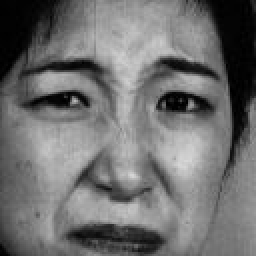
//> input picture trunk/LuoTest1/test1/Faces/a.jpg, 128 x 128 px (shown 2 times larger)
$ ./test1   (built with g++ and OpenCV 4)
//> lines starting //> are read from the running program, lines starting //| are printed output that depends on the picture
// test1.cpp : 定义控制台应用程序的入口点。
//

#include "stdafx.h"
#include "highgui.h"
#include "cv.h"
#include "math.h"
//#include "iostream.h"

//所有的以新风格命名的函数都在 cv 命名空间中
//如果希望不要每次都输入 cv:: ，则可使用下面语句
using namespace cv;

struct DataField
{
	int x;		//记录图像的某个像素的横坐标
	int y;		//记录图像的某个像素的纵坐标
	double value;	//记录图像某个像素转化为数据场后的势值
};

void BubbleSort(DataField *a,int n)
{
	int i,j,flag=1;
	DataField temp;

	for(i=1;i<n&&flag==1;i++)
	{
		flag=0;
		for(j=0;j<n-i;j++)
		{
			if(a[j].value<a[j+1].value)
			{
				flag=1;
				temp=a[j];
				a[j]=a[j+1];
				a[j+1]=temp;

			}
		}
	}
}

DataField Data(char* name)
{
//> called with name = "Faces/a.jpg"

    const char* imagename = name;

	IplImage * img =cvLoadImage(imagename,0);		//以单通道的格式读取图像
//> img is the input picture: 128 rows x 128 cols, CV_8UC1; min 0, max 215, mean 111.6
    IplImage * img2=0;

	int height,width,step,channels; //记录图像长、宽、行长度、信道信息的变量
	uchar *data1,*data2;	//记录图像数据的数组
	int i,j,l,m,p=0,q=0,x,y;	//用于遍历图像时，for循环的变量
	double sum=0,temp;		//建立数据场，运算势值的临时变量
	DataField result;		//用以保存一幅图像运算后，若干个局部极值点投影成一个点
	result.value=0;
	result.x=0;
	result.y=0;
	int sum_x=0,sum_y=0;

    if(!img)
    {
        fprintf(stderr, "Can not load image %s\n", imagename);
        return	result;
    }

	//获取图像数据
	height=img->height;
//> height = 128
	width=img->width;
//> width = 128
	step=img->widthStep;
//> step = 128
	channels=img->nChannels;
//> channels = 1
	data1=(uchar * )img->imageData;

	//用DataField类型的数组，存放图像中各个像素点，计算后的势值及其坐标
	DataField * gettemp=new DataField[height*width];
	DataField * local_max_point=new DataField[(height)*(width)];

	for(i=0;i<(height)*(width);i++)
	{
		gettemp[i].value=0;
	}

	//复制图像
	img2=cvCreateImage(cvGetSize(img),img->depth,img->nChannels);
	data2=(uchar *)img2->imageData;

// [10 lines of commented-out code are left out]
	for(y=3;y<height-3;y++)
	{
		for(x=3;x<width-3;x++)
		{
			for(l=y-3;l<y+3;l++)
			{
				for(m=x-3;m<x+3;m++)
				{
					temp=-(((l-y)*(l-y)+(m-x)*(m-x))/2);		//e的指数
					data2[y*step+x]+=(uchar)(255-(data1[l*step+m]))*exp(temp);
					//把计算的势值存放在gettemp数组中的value域中,
					/*
					test[q]+=(255-(data1[l*step+m]))*exp(temp);
					check[q].value=test[q];
					*/
					gettemp[q].value+=(255-(data1[l*step+m]))*exp(temp);
					gettemp[q].x=x;
					gettemp[q].y=y;
				}
			}
		q++;
		}
	}
//> this loop made 122 passes
//> q on passes 1 to 12: 122, 244, 366, 488, 610, 732, 854, 976, 1098, 1220, 1342, 1464
//> after the loop, temp = -4; q = 14884

	//假定势值大于800的点，为局部极大值
	for(i=0;i<(height-6)*(width-6);i++)
		if(gettemp[i].value>800)
		{
			local_max_point[p].value=gettemp[i].value;
			local_max_point[p].x=gettemp[i].x;
			local_max_point[p].y=gettemp[i].y;
			p++;
		}
//> after the loop, p = 11794

// [13 lines of commented-out code are left out]
	printf("\n%d\n%d\n",i,p);
//| 14884
//| 11794

	for(i=0;i<p;i++)
	{
		sum_x+=local_max_point[i].x*local_max_point[i].value;
		sum_y+=local_max_point[i].y*local_max_point[i].value;
		sum+=local_max_point[i].value;
	}
//> this loop made 11794 passes
//> (sum_x, sum_y, sum) on passes 1 to 3: (6255, 6255, 2085.2), (14585, 12502, 4167.7), (24988, 18744, 6248.5)
//> after the loop, sum_x = 970866593; sum_y = 919348589; sum = 15090784.5
	result.value=sum/p;
//> result.value = 1279.5
	result.x=sum_x/sum;
	result.y=sum_y/sum;

	printf("%f\t%d%d",result.value,result.x,result.y);
//| 1279.530651	6460
	printf("\n");

	//cvSaveImage("J_result/g.jpg",img2);

	namedWindow("image", CV_WINDOW_AUTOSIZE); //创建窗口
	//namedWindow("image2", CV_WINDOW_AUTOSIZE); //创建窗口
	imshow("image", img); //显示图像
//> (this line was passed over: imshow is not available in this run)
	imshow("image2", img2); //显示图像
//> (this line was passed over: imshow is not available in this run)


	delete gettemp;
	delete local_max_point;
//	cvDestroyWindow( "image" );//销毁窗口
    cvReleaseImage( &img ); //释放图像
	//cvDestroyWindow( "image2" );//销毁窗口
    cvReleaseImage( &img2 ); //释放图像

	return result;
}

void main()
{
	DataField temp[10];
	temp[0]=Data("Faces/a.jpg");
//> temp = 10 items
	temp[1]=Data("Faces/b.jpg");
//> call 2 of Data, with name = "Faces/b.jpg"
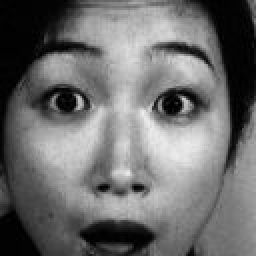
//> input picture trunk/LuoTest1/test1/Faces/b.jpg, 128 x 128 px (shown 2 times larger)
//> in Data, img is the input picture: 128 rows x 128 cols, CV_8UC1; min 0, max 239, mean 108.9
//> the loop in Data (call 2), `for(y=3;y<height-3;y++)` made 122 passes
//> after the loop in Data (call 2), `for(y=3;y<height-3;y++)`:
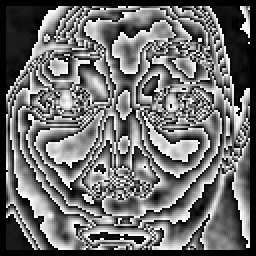
//> img2: 128 rows x 128 cols, CV_8UC1 (shown 2 times larger); min 0, max 255, mean 110.3
//> after the loop in Data (call 2), `for(y=3;y<height-3;y++)`: temp = -4; q = 14884
//> after the loop in Data (call 2), `for(i=0;i<(height-6)*(width-6);i++)`: p = 10540
//| 14884
//| 10540
//> the loop in Data (call 2), `for(i=0;i<p;i++)` made 10540 passes
//> (sum_x, sum_y, sum) on passes 1 to 3: (6252, 6252, 2084.2), (14597, 12511, 4170.6), (25036, 18774, 6258.4)
//| 1405.483582	5963
	temp[2]=Data("Faces/c.jpg");
//> call 3 of Data, with name = "Faces/c.jpg"
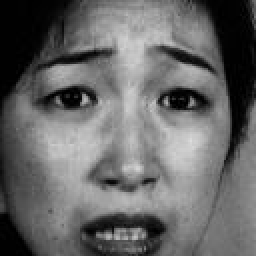
//> input picture trunk/LuoTest1/test1/Faces/c.jpg, 128 x 128 px (shown 2 times larger)
//> in Data, img is the input picture: 128 rows x 128 cols, CV_8UC1; min 0, max 221, mean 103.1
//| 14884
//| 11844
//| 1358.588437	6161
	temp[3]=Data("Faces/d.jpg");
//> call 4 of Data, with name = "Faces/d.jpg"
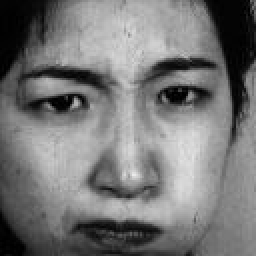
//> input picture trunk/LuoTest1/test1/Faces/d.jpg, 128 x 128 px (shown 2 times larger)
//> in Data, img is the input picture: 128 rows x 128 cols, CV_8UC1; min 0, max 235, mean 118.5
//| 14884
//| 9949
//| 1326.997001	6164
	temp[4]=Data("Faces/e.jpg");
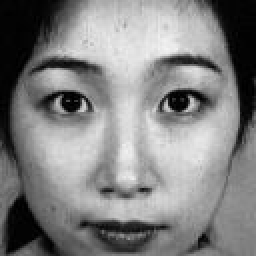
//> input picture trunk/LuoTest1/test1/Faces/e.jpg, 128 x 128 px (shown 2 times larger)
//> in Data, img is the input picture: 128 rows x 128 cols, CV_8UC1; min 0, max 244, mean 129.8
//| 14884
//| 8436
//| 1365.084975	5665
	temp[5]=Data("Faces/f.jpg");
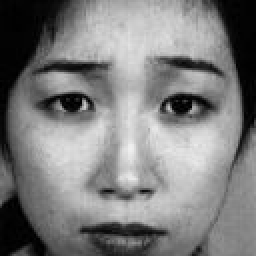
//> input picture trunk/LuoTest1/test1/Faces/f.jpg, 128 x 128 px (shown 2 times larger)
//> in Data, img is the input picture: 128 rows x 128 cols, CV_8UC1; min 0, max 240, mean 125.6
//> after the loop in Data (call 6), `for(y=3;y<height-3;y++)`:
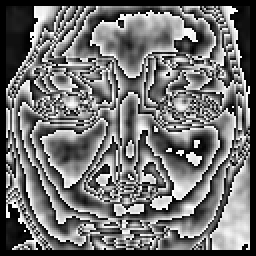
//> img2: 128 rows x 128 cols, CV_8UC1 (shown 2 times larger); min 0, max 255, mean 112.6
//| 14884
//| 8790
//| 1349.164037	5763
	temp[6]=Data("Faces/g.jpg");
//> g.jpg cannot be read in this run, so this picture is empty
	temp[7]=Data("Faces/h.jpg");
//> h.jpg cannot be read in this run, so this picture is empty
	temp[8]=Data("Faces/i.jpg");
	temp[9]=Data("Faces/j.jpg");

	double second_datafield [100] [100];
	for(int i=0;i<100;i++)
		for(int j=0;j<100;j++)
			second_datafield[i][j]=0;

	for(int y=0;y<100;y++)
		for(int x=0;x<100;x++)
			for(int k=0;k<6;k++)
			{
				double d=(temp[k].x-x)*(temp[k].x-x)+(temp[k].y-y)*(temp[k].y-y);	//距离的平方
				if(d<=81)	//假设sigema=3
				{
					second_datafield[x][y]+=temp[k].value*exp(-d/18);
				}
			}

// [7 lines of commented-out code are left out]
		printf("\n\n\n");
		for(int i=0;i<10;i++)
			printf("%f\t%s%d%s%d%s\t%c\n",second_datafield[temp[i].x][temp[i].y],"(",temp[i].x,",",temp[i].y,")",'a'+i);
//> this loop made 10 passes
//| 2656.266316	(64,60)	a
//| 5218.563069	(59,63)	b
//| 4382.829001	(61,61)	c
//| 4381.357308	(61,64)	d
//| 3521.912876	(56,65)	e
//| 4522.902849	(57,63)	f
//| 0.000000	(0,0)	g
//| 0.000000	(0,0)	h
//> (output is shown up to pass 8 of 10)

	//printf("%f\t%d %d",temp.value,temp.x,temp.y);
	waitKey();
	//return 0;
}
